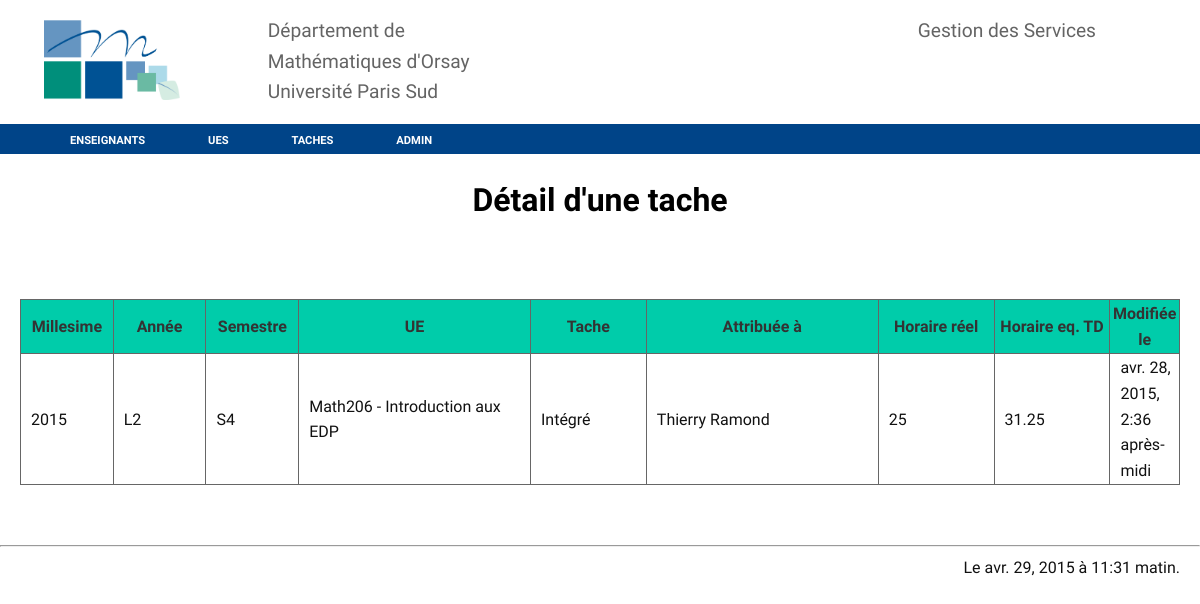
The page /tache/30 on the database its author committed.
### services/models.py (models this page shows, shortened)
class Tache(models.Model):
    ue = models.ForeignKey(Ue)
    attribué_à = models.ForeignKey(Enseignant)
    nature = models.CharField(max_length = 20, choices = nature_tache)
    horaire_reel = models.IntegerField()
    horaire_eqtd = models.FloatField(blank = True, null = True)
    modifié_le = models. DateTimeField(auto_now = True)
    depuis = models.IntegerField(default=0)
    millesime = models.IntegerField(default=timezone.now().year)

class Ue(models.Model):
    titre = models.CharField(max_length = 100)
    code = models.CharField(max_length = 20)
    année = models.CharField(max_length = 20, choices = année)
    semestre = models.CharField(max_length = 20, choices = semestre)
    description = models.CharField(max_length = 255, blank=True, null=True)
    responsable = models.ForeignKey(Enseignant)
    spécialité = models.CharField(max_length = 20,blank=True, null=True)
    horaire_total = models.IntegerField(default=0)
    horaire_cours = models.IntegerField(default=0)
    horaire_td = models.IntegerField(default=0)
    horaire_tp = models.IntegerField(default=0)
    horaire_intégré = models.IntegerField(default=0)
    horaire_soutien = models.IntegerField(default=0)
    horaire_coordination = models.IntegerField(default=0)
    nombre_td = models.IntegerField(default=0)
    nombre_tp = models.IntegerField(default=0)
    nombre_cours = models.IntegerField(default=0)
    nombre_intégré = models.IntegerField(default=0)
    nombre_soutien = models.IntegerField(default=0)
    millesime = models.IntegerField(default=timezone.now().year)
    def __str__(self):
        return ('{0} - {1}'.format(self.code, self.titre))
    class Meta():
        unique_together = ( 'code', 'millesime')

class Enseignant(models.Model):
    nom = models.CharField(max_length = 100)
    prenom = models.CharField(max_length = 100)
    genre = models.CharField(max_length = 10, choices = genre)
    grade = models.CharField(max_length = 100)
    service_du = models.IntegerField (default = 192)
    decharge = models.IntegerField (default = 0)
    commentaire = models.CharField(max_length = 255, blank = True)
    arrivé_en = models.DateField(default='2000-09-01')
    photo = models.ImageField(blank=True, upload_to='photos/%Y/%m/%d')
    attribué = models.FloatField (default = 0)
    bilan = models.FloatField (default = 0)
    millesime = models.IntegerField (default = timezone.now().year)
    class Meta():
        unique_together = ("nom", "prenom", "millesime")
    def __str__(self):
        return ('{1} {0}'.format(self.nom, self.prenom))

### services/views.py (the view)
# urls.py: url(r'^tache/(?P<pk>\d+$)$', views.TacheDetailView.as_view(),name='tache-view'),
class TacheDetailView(generic.DetailView):
    model = Tache
    template_name = 'tache_detail.html'
    exclude = ()
    def get_context_data(self, **kwargs):
        context = super(TacheDetailView, self).get_context_data(**kwargs)
        context['datetime'] = timezone.now()
        return context

### services/templates/tache_detail.html (shortened to what this page needs)
{% extends "base.html" %}
{% block content %}
<h1>Détail d'une tache</h1>
<br/><br/>
<table>
<tr>
	<th style="width: 8%;">Millesime</th>
	<th style="width: 8%;">Année</th>
	<th style="width: 8%;">Semestre</th>
	<th style="width: 20%;"> UE</th>
	<th style="width: 10%;"> Tache</th>
	<th style="width: 20%;"> Attribuée à</th>
	<th style="width: 10%;"> Horaire réel</th>
	<th style="width: 10%;"> Horaire eq. TD</th>
	<th style="width: 20%;"> Modifiée le</th>
</tr>
<tr>
<td>{{tache.millesime}}</td>
<td>{{tache.ue.année}}</td>
<td>{{tache.ue.semestre}}</td>
<td>{{tache.ue}}</td>
<td>{{tache.nature}}</td>
<td>{{tache.attribué_à}}</td>
<td>{{tache.horaire_reel}}</td>
<td>{{tache.horaire_eqtd}}</td>
<td>{{tache.modifié_le}}</td>
</tr>
</table>
{% endblock %}

### services/static/services/trstyle.css (style rules this page uses)
body { background-color: #fff; font: 16px/1.6 'Oxygen',sans-serif; color: #111; margin: 0px; min-width:1000px; min-height: 1300px; z-index: 1000; }
h1 { text-align: center; color: #000; }
table { display: flex; border-collapse: collapse; margin-left: 20px; margin-right: 20px; }
td { border: 1px solid #666; width: 140px; text-align: left; padding-left:10px; }
th { border: 1px solid #666; width: 100px; font-style: bold; color:#333; background-color: #0CA; }

### rows shown on the page
Tache: millesime "2015", ue.année "L2", ue.semestre "S4", ue "Math206 - Introduction aux EDP", nature "Intégré", attribué_à "Thierry Ramond", horaire_reel "25", horaire_eqtd "31.25", modifié_le "avr. 28, 2015, 2:36 après-midi"

### other values the page prints
{{ datetime|date:"DATE_FORMAT" }} "avr. 29, 2015"
{{ datetime|time:"TIME_FORMAT" }} "11:31 matin"
